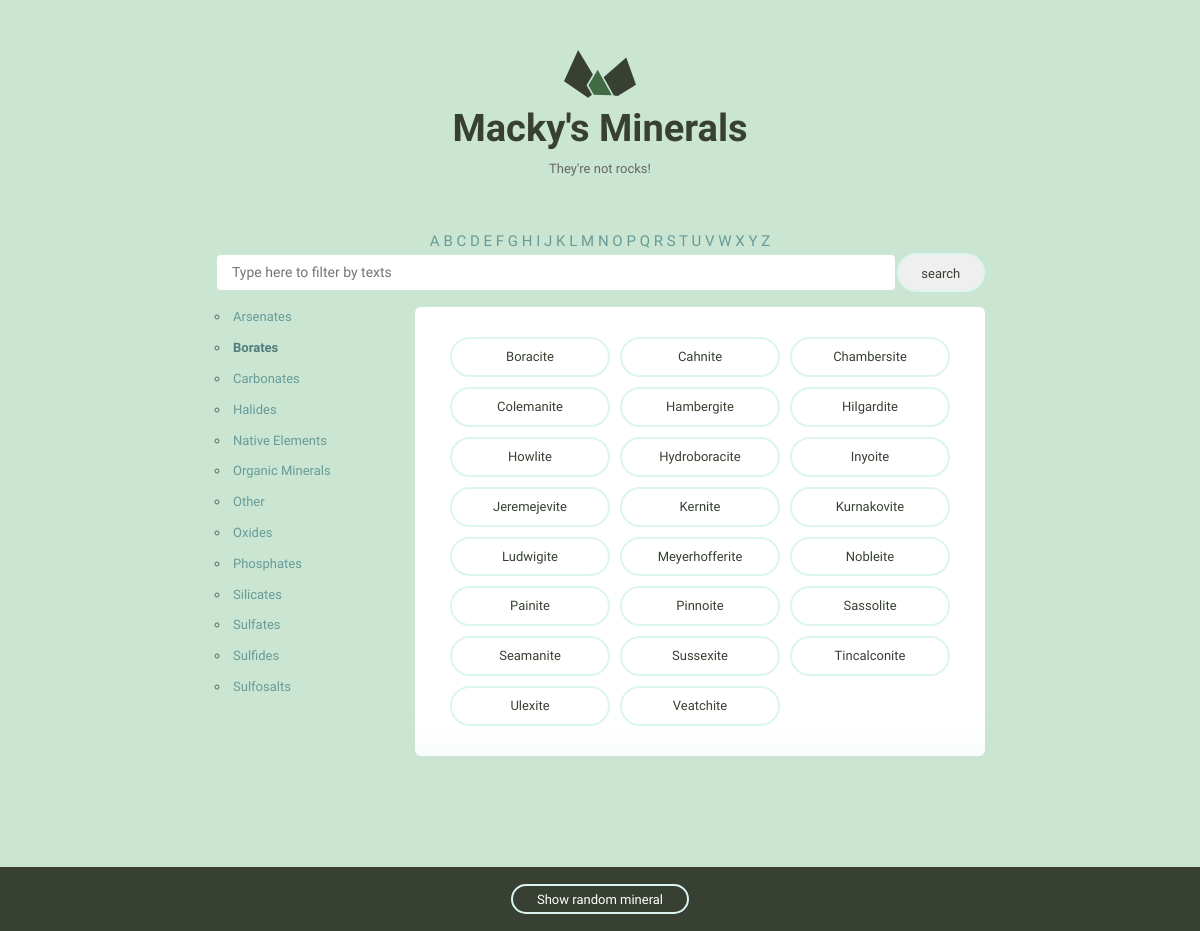
Screenshot of /?q_by_group=Borates with the database file from the repository.
### website/models.py (models this page shows, shortened)
class Mineral(models.Model):
    name = models.CharField(max_length=255)
    image_filename = models.CharField(max_length=255)
    image_caption = models.TextField()
    category = models.CharField(max_length=255)
    formula = models.CharField(max_length=255)
    strunz_classification = models.CharField(max_length=255)
    crystal_system = models.CharField(max_length=255)
    unit_cell = models.CharField(max_length=255)
    color = models.CharField(max_length=10)
    crystal_symmetry = models.CharField(max_length=255)
    cleavage = models.CharField(max_length=255)
    mohs_scale_hardness = models.CharField(max_length=255)
    luster = models.CharField(max_length=255)
    streak = models.CharField(max_length=255)
    diaphaneity = models.CharField(max_length=255)
    optical_properties = models.CharField(max_length=255)
    refractive_index = models.CharField(max_length=255)
    crystal_habit = models.CharField(max_length=255)
    specific_gravity = models.CharField(max_length=255)
    group = models.CharField(max_length=255)

### website/views.py (the view)
# urls.py: url(r'^$', views.home_page, name="home"),
def home_page(request):
    alphabets = [chr(x) for x in range(97, 123)]
    group = Mineral.objects.order_by('group').values('group').distinct()
    q = request.GET.get('q', '')
    q_by_group = request.GET.get('q_by_group', '')
    if q:
        minerals = Mineral.objects.filter(name__istartswith=q)
    elif q_by_group:
        minerals = Mineral.objects.filter(group__iexact=q_by_group)
    else:
        try:
            minerals = Mineral.objects.all()
        except Mineral.DoesNotExist:
            minerals = []
    return render(request, 'website/home.html', {
        'minerals': minerals,
        'alphabets': alphabets,
        'group': group,
        'selected_group': q_by_group
        })

### website/templates/website/home.html
{% extends 'website/layout.html' %}
{% block precontent %}
    <div class="text-centered">
        {% for letter in alphabets %}
            <a href="?q={{ letter }}">{{ letter | upper }}</a>
        {% endfor %}
    </div>
    <form class="text-centered" method="GET" action="">
        <div style="display: flex;">
            <input type="text" name="q" style="flex-grow: grow;" placeholder="Type here to filter by texts">
            <input type="submit" value="search" class="minerals__anchor" style="width: 100px;">
        </div>
    </form>
{% endblock %}
{% block sidebar %}
    <ul>
        {% for item in group %}
            <li><a class="{% if selected_group == item.group %} selected {% endif %}" href="?q_by_group={{ item.group }}">{{ item.group }}</a></li>
        {% endfor %}
    </ul>
{% endblock %}
{% block content %}
    {% if minerals.count > 0 %}
        <ul class="minerals__container">
            {% for mineral in minerals %}
                <li class="minerals__item">
                    <a class="minerals__anchor" href="{% url 'mineral' mineral_pk=mineral.pk %}">{{ mineral.name }}</a>
                </li>
            {% endfor %}
        </ul>
    {% else %}
        <div class="minerals__container">
            No minerals found
        </div>
    {% endif %}
{% endblock %}

### assets/css/global.css (style rules this page uses)
html { font-family: sans-serif; -ms-text-size-adjust: 100%; -webkit-text-size-adjust: 100%; }
body { margin: 0; }
a { background-color: transparent; }
input { color: inherit; font: inherit; margin: 0; }
input[type="reset"], input[type="submit"] { -webkit-appearance: button; cursor: pointer; }
input { line-height: normal; }
html { font-size: 62.5%; }
body { background-color: #CAE5D2; font-size: 1.5em; line-height: 1.6; font-weight: 400; font-family: "Cousine"; color: #666; }
a { color: #689b98; text-decoration: none; -webkit-transition: color 0.2s; -moz-transition: color 0.2s; -ms-transition: color 0.2s; -o-transition: color 0.2s; transition: color 0.2s; }
input[type="text"] { background: #fff; width: 100%; color: #666; border-radius: 6px; border: 2px solid #CAE5D2; padding: 9px 15px 10px 15px; margin-bottom: 15px; outline: none; box-sizing: border-box; font-size: 1.4rem; font-family: "Work Sans", sans-serif; -webkit-appearance: none; -moz-appearance: none; appearance: none; -webkit-transition: 0.2s; -moz-transition: 0.2s; -ms-transition: 0.2s; -o-transition: 0.2s; transition: 0.2s; }
ul { list-style: circle inside; padding-left: 0; margin-top: 0; }
li { margin-bottom: 1rem; font-size: 1.3rem; }
input { margin-bottom: 1.5rem; }
table, p, ul { margin-bottom: 2.5rem; }
.text-centered { text-align: center; }
.minerals__container { background-color: #fff; border-radius: 6px; list-style: none; padding: 30px 30px 20px 30px; display: flex; flex-wrap: wrap; }
.minerals__container .minerals__anchor { margin: 0 5px; }
@media (min-width: 640px) { .minerals__container li { width: calc(100%/3); } }
.minerals__anchor { border: solid 2px #DCF5F2; border-radius: 100px; color: #384033; display: block; font-size: 13px; text-align: center; padding: 8px 0 7px 0; transition: background-color 200ms ease-in-out, font-weight 200ms ease-in-out, color 200ms ease-in-out; }
.selected { font-weight: bold; color: #537d7b; }

### rows the page displays
Mineral: name "Boracite"
Mineral: name "Cahnite"
Mineral: name "Chambersite"
Mineral: name "Colemanite"
Mineral: name "Hambergite"
Mineral: name "Hilgardite"
Mineral: name "Howlite"
Mineral: name "Hydroboracite"
Mineral: name "Inyoite"
Mineral: name "Jeremejevite"
Mineral: name "Kernite"
Mineral: name "Kurnakovite"
Mineral: name "Ludwigite"
Mineral: name "Meyerhofferite"
Mineral: name "Nobleite"
Mineral: name "Painite"
Mineral: name "Pinnoite"
Mineral: name "Sassolite"
Mineral: name "Seamanite"
Mineral: name "Sussexite"
Mineral: name "Tincalconite"
Mineral: name "Ulexite"
Mineral: name "Veatchite"

### other values shown
{{ letter | upper }} "A" "B" "C" "D" "E" "F" "G" "H" "I" "J" "K" "L" "M" "N" "O" "P" "Q" "R" "S" "T" "U" "V" "W" "X" "Y" "Z"
{{ item.group }} "Arsenates" "Borates" "Carbonates" "Halides" "Native Elements" "Organic Minerals" "Other" "Oxides" "Phosphates" "Silicates" "Sulfates" "Sulfides" "Sulfosalts"
